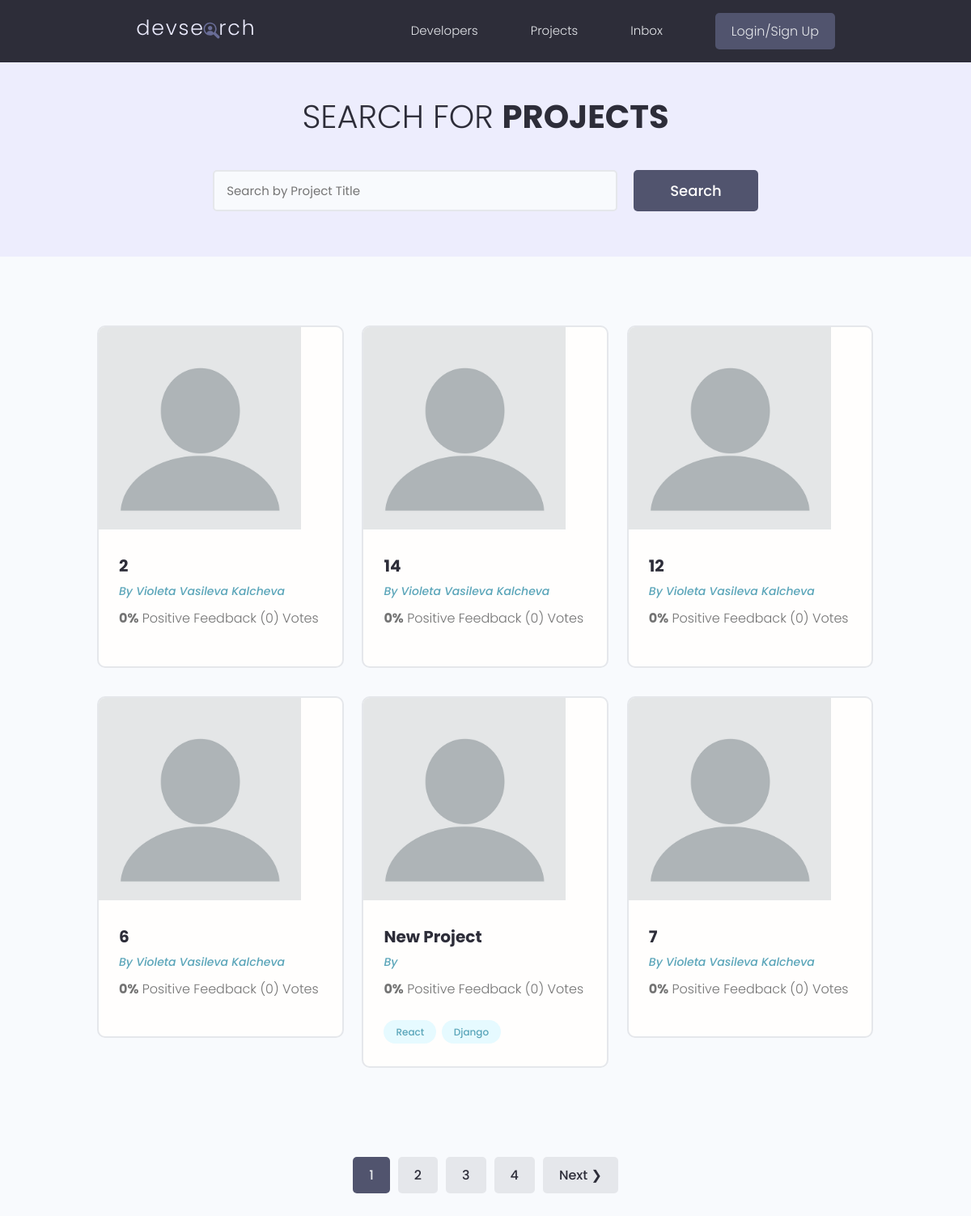
/projects/, run on the app's committed database.
### projects/models.py (models this page shows, shortened)
class Project(models.Model):
    owner = models.ForeignKey(Profile, null=True, blank=True, on_delete=models.CASCADE)
    title = models.CharField(max_length=200)
    description = models.TextField(null=True, blank=True)
    featured_image = models.ImageField(null=True, blank=True, default='blank.png')
    demo_link = models.CharField(max_length=2000, null=True, blank=True)
    source_link = models.CharField(max_length=2000, null=True, blank=True)
    tags = models.ManyToManyField('Tag', blank=True)
    vote_total = models.IntegerField(default=0, null=True, blank=True)
    vote_ratio = models.IntegerField(default=0, null=True, blank=True)
    created = models.DateTimeField(auto_now_add=True)
    id = models.UUIDField(default=uuid.uuid4, unique=True, primary_key=True, editable=False)

class Tag(models.Model):
    name = models.CharField(max_length=200)
    created = models.DateTimeField(auto_now_add=True)
    id = models.UUIDField(default=uuid.uuid4, unique=True, primary_key=True, editable=False)
    def __str__(self):
        return self.name

### users/models.py (models this page shows, shortened)
class Profile(models.Model):
    user = models.OneToOneField(User, on_delete=models.CASCADE)
    name = models.CharField(max_length=200,null=True, blank=True)
    username = models.CharField(max_length=200,null=True, blank=True)
    location = models.CharField(max_length=200, null=True, blank=True)
    short_intro = models.CharField(max_length=200, blank=True, null=True)
    bio = models.TextField(blank=True, null=True)
    profile_image = models.ImageField(null=True, blank=True, upload_to='profiles/', default='profiles/default.jpg')
    email = models.EmailField(max_length=500, null=True, blank=True)
    social_github = models.CharField(max_length=200, blank=True, null=True)
    social_twitter = models.CharField(max_length=200, blank=True, null=True)
    social_linkedin = models.CharField(max_length=200, blank=True, null=True)
    social_youtube = models.CharField(max_length=200, blank=True, null=True)
    social_website = models.CharField(max_length=200, blank=True, null=True)
    created = models.DateTimeField(auto_now_add=True)
    id = models.UUIDField(default=uuid.uuid4, unique=True, primary_key=True, editable=False)

### projects/views.py (the view)
# urls.py: path("projects/", include("projects.urls")),
def projects(request):
    projects, search_query = search_projects(request)
    custom_range, projects = paginate_projects(request, projects, 6)
    context = {
        'projects': projects,
        'search_query': search_query,
        'custom_range': custom_range
    }
    return render(request, "projects/projects.html", context)

### projects/utils.py (called while the page is built)
def paginate_projects(request, projects, result):
    page = request.GET.get('page')
    paginator = Paginator(projects, result)
    try:
        projects = paginator.page(page)
    except PageNotAnInteger:
        page = 1
        projects = paginator.page(page)
    except EmptyPage:
        page = paginator.num_pages
        projects = paginator.page(page)
    left_index = (int(page) - 4)
    if left_index < 1:
        left_index = 1
    right_index = (int(page) + 5)
    if right_index > paginator.num_pages:
        right_index = paginator.num_pages + 1
    custom_range = range(left_index, right_index)
    return custom_range, projects

def search_projects(request):
    search_query = ''
    if request.GET.get('search_query'):
        search_query = request.GET.get('search_query')
    tags = Tag.objects.filter(name__icontains=search_query)
    projects = Project.objects.distinct().filter(
        Q(title__icontains=search_query) |
        Q(description__icontains=search_query) |
        Q(owner__name__icontains=search_query) |
        Q(tags__in=tags)
    )
    return projects, search_query

### projects/templates/projects/projects.html (shortened to what this page needs)
{% extends 'main.html' %}
{% block content %}
    <main class="projects">
        <section class="hero-section text-center">
            <div class="container container--narrow">
                <div class="hero-section__box">
                    <h2>Search for <span>Projects</span></h2>
                </div>
                <div class="hero-section__search">
                    <form class="form" action="{% url 'projects' %}" method="get">
                        <div class="form__field">
                            <input class="input input--text" id="formInput#search" type="text" name="search_query"
                                   value="{{ search_query }}" placeholder="Search by Project Title"/>
                        </div>
                        <input class="btn btn--sub btn--lg" type="submit" value="Search"/>
                    </form>
                </div>
            </div>
        </section>
        <section class="projectsList">
            <div class="container">
                <div class="grid grid--three">
                    {% for project in projects %}
                        <div class="column">
                            <div class="card project">
                                <a href="{% url 'project' project.id %}" class="project">
                                    <img class="project__thumbnail" src="{{ project.featured_image.url }}"
                                         alt="project thumbnail"/>
                                    <div class="card__body">
                                        <h3 class="project__title">{{ project.title }}</h3>
                                        <p><a class="project__author" href="{% url 'user-profile' project.owner_id %}">By
                                            {{ project.owner.name }}</a></p>
                                        <p class="project--rating">
                                            <span style="font-weight: bold;">{{ project.vote_ratio }}%</span> Positive
                                            Feedback ({{ project.vote_total }})
                                            Vote{{ project.vote_total|pluralize:"s" }}
                                        </p>
                                        <div class="project__tags">
                                            {% for tag in project.tags.all %}
                                                <span class="tag tag--pill tag--main">
                                               <small>{{ tag }}</small>
                                           </span>
                                            {% endfor %}
                                        </div>
                                    </div>
                                </a>
                            </div>
                        </div>
                    {% endfor %}
                </div>
            </div>
        </section>
        {% include 'pagination.html' with queryset=projects custom_range=custom_range %}
    </main>
{% endblock %}

### static/styles/app.css (style rules this page uses)
:root { --color-sub: #2d2d39; }
.btn--sub { background-color: var(--color-sub-light); }
.card { border: 2px solid var(--color-light); }
img { width: 100%; }
.hero-section { height: 40vh; display: flex; align-items: center; background-color: var(--color-sub); }
.hero-section__box { margin-bottom: 4rem; }
.hero-section__box > h2, .hero-section__box > h2 > span { font-size: 4rem; color: var(--color-light); line-height: 1.3; text-transform: uppercase; }
.hero-section__box > h2 { font-weight: 300; }
.hero-section__box > h2 > span { font-weight: 700; }
.hero-section__search > .form { display: flex; align-items: center; justify-content: center; gap: 2rem; }
.hero-section__search > .form input.input--text { width: 50rem; }
.project__author { font-size: 1.4rem; font-style: italic; }
.project--rating { margin-bottom: 1.6em; margin-top: .5em; }
.projects > .hero-section { background: var(--color-sub-lighter); height: 30vh; }
.projects .hero-section__box { margin-bottom: 2.5rem; }
.projects .hero-section__box > h2 { color: var(--color-sub); }
.projects .hero-section__box > h2 > span { font-weight: 700; color: var(--color-sub); }
.projectsList { margin-top: 8rem; }
.project__thumbnail { height: 25rem; object-fit: cover; object-position: top center; }
.project__title { font-size: 2rem; font-weight: 700; color: var(--color-sub); }

### static/uikit/styles/modules/_variables.css (style rules this page uses)
:root { --color-main: #5aa5b9; --color-main-light: #e6faff; --color-sub: #3f4156; --color-sub-light: #51546e; --color-sub-lighter: #ededfd; --color-text: #737373; --color-gray: #8b8b8b; --color-light: #e5e7eb; --color-light-gray: #767676; --color-bg: #f8fafd; --color-white: #fffefd; --color-white-light: #f3f3f3; --color-success: #359e64; --color-success-bg: #def8e8; --color-error: #fc4b0b; --color-error-bg: #fff2ee; --font-base: 'Poppins', arial, helvetica, 'Segoe UI', roboto, ubuntu, sans-serif; --font-monospace: 'Fira Code', 'Courier New', courier, monospace; --font-regular: 300; --font-medium: 500; --font-bold: 700; --generic-shadow: 1px 1px 5px #00000010; --generic-transition: all 0.3s ease-in-out; }

### static/uikit/styles/modules/_base.css (style rules this page uses)
* { margin: 0; padding: 0; box-sizing: border-box; text-rendering: optimizeLegibility; color: inherit; font-size: inherit; }
html { font-size: 50%; }
@media only screen and (min-width: 480px) { html { font-size: 56.25%; } }
@media only screen and (min-width: 1200px) { html { font-size: 62.5%; } }
body { line-height: 1.6; font-weight: 400; font-size: 1.5rem; color: var(--color-text); background-color: var(--color-bg); min-height: 100vh; }

### static/uikit/styles/modules/_typography.css (style rules this page uses)
* { font-family: var(--font-base); }
h2 { font-size: 3.6rem; font-weight: var(--font-bold); }
h3 { font-size: 3.2rem; font-weight: var(--font-medium); }
p, span, strong { font-size: 1.6rem; color: var(--color-text); font-weight: var(--font-regular); }
a { padding-bottom: 2px; text-decoration: none; display: inline-block; color: var(--color-main); font-weight: var(--font-medium); }

### static/uikit/styles/modules/_utilities.css (style rules this page uses)
.container { width: 92%; max-width: 165rem; margin: 0 auto; box-sizing: border-box; }
.container--narrow { width: 92%; max-width: 120rem; }
@media screen and (min-width: 1000px) { .container { width: 90%; } }
@media screen and (min-width: 1000px) { .container--narrow { width: 85%; } }
@media screen and (min-width: 1200px) { .container { width: 80%; } }
@media screen and (min-width: 1200px) { .container--narrow { width: 72%; } }
.text-center { text-align: center; }

### static/uikit/styles/modules/_button.css (style rules this page uses)
.btn { display: inline-block; position: relative; cursor: pointer; background-color: var(--color-light); font-weight: var(--font-medium); color: var(--color-sub); text-decoration: none; padding: 1rem 2rem; border-radius: 0.5rem; border: none; width: -webkit-fit-content; width: -moz-fit-content; width: fit-content; height: -webkit-fit-content; height: -moz-fit-content; height: fit-content; font-size: 1.6rem; outline-width: 0; outline-color: transparent; -webkit-backface-visibility: hidden; backface-visibility: hidden; transition: all 0.3s ease-in-out; }
.btn--sub { background-color: var(--color-sub); color: var(--color-white); }
.btn--lg { font-size: 1.8rem; padding: 1.2rem 4.5rem; }

### static/uikit/styles/modules/_card.css (style rules this page uses)
.card { border-radius: 1rem; background-color: var(--color-white); border: 1.5px solid var(--color-light); width: auto; height: auto; margin-top: 0.5rem; margin-bottom: 0.5rem; overflow: hidden; }
.card__body, .card__header { padding: 2rem 2.5rem; }

### data on the page
Project: featured_image (placeholder picture), title "2", owner.name "Violeta Vasileva Kalcheva", vote_ratio "0", vote_total "0"
Project: featured_image (placeholder picture), title "14", owner.name "Violeta Vasileva Kalcheva", vote_ratio "0", vote_total "0"
Project: featured_image (placeholder picture), title "12", owner.name "Violeta Vasileva Kalcheva", vote_ratio "0", vote_total "0"
Project: featured_image (placeholder picture), title "6", owner.name "Violeta Vasileva Kalcheva", vote_ratio "0", vote_total "0"
Project: featured_image (placeholder picture), title "New Project", vote_ratio "0", vote_total "0"
Tag: name "React"
Tag: name "Django"
Project: featured_image (placeholder picture), title "7", owner.name "Violeta Vasileva Kalcheva", vote_ratio "0", vote_total "0"

### other printed values
{{ page }} "1"
{{ page }} "2" "3" "4"
